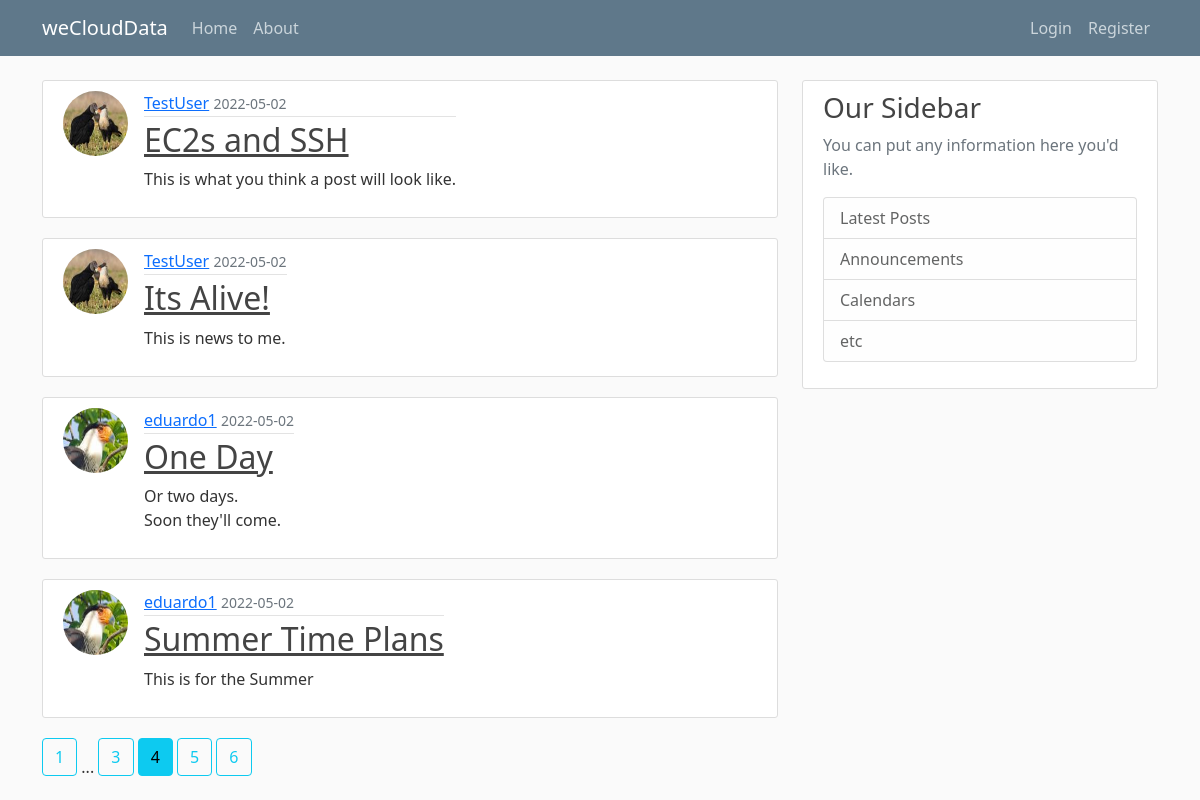
/home?page=4, run on the app's committed database.
### weblog/models.py (models this page shows, shortened)
class Post(db.Model):
    id = db.Column(db.Integer, primary_key=True)
    title = db.Column(db.String(100), nullable=False)
    date_posted = db.Column(db.DateTime, nullable=False,
                            default=datetime.utcnow)
    content = db.Column(db.Text, nullable=False)
    user_id = db.Column(db.Integer, db.ForeignKey('user.id'), nullable=False)

class User(db.Model, UserMixin):
    id = db.Column(db.Integer, primary_key=True)
    username = db.Column(db.String(20), unique=True, nullable=False)
    email = db.Column(db.String(120), unique=True, nullable=False)
    image_file = db.Column(db.String(20), nullable=False,
                           default='default.jpg')
    password = db.Column(db.String(60), nullable=False)
    posts = db.relationship('Post', backref='author', lazy=True)

### weblog/main/routes.py (the view)
@main.route("/")
@main.route("/home")
def home():
    page = request.args.get('page', 1, type=int)
    posts = Post.query.order_by(Post.date_posted.desc()).paginate(per_page=4, page=page)
    return render_template('home.html', posts=posts)

### weblog/templates/home.html
{% extends "layout.html" %}
{% block content %}
    {% for post in posts.items %}
        <article class="media content-section post-home">
            <img src="{{ url_for('static', filename='profiles/' + post.author.image_file) }}"  class="rounded-circle article-img">
            <div class="media-body">
                <div class="article-metadata">
                    <a class="mr-2" href="{{ url_for('users.user_posts', username=post.author.username) }}">{{ post.author.username }}</a>
                    <small class="text-muted">{{ post.date_posted.strftime('%Y-%m-%d') }}</small>
                </div>
                <h2><a class="article-title" href="{{ url_for('posts.post', post_id=post.id) }}">{{ post.title }}</a></h2>
                <p class="article-content">{{ post.content }}</p>
            </div>
      </article>
    {% endfor %}
    {% for page_num in posts.iter_pages(left_edge=1, right_edge=1, left_current=1, right_current=2) %}
        {% if page_num %}
            {% if posts.page == page_num %}
                <a class="btn btn-info mb-4" href="{{ url_for('main.home', page=page_num) }}">{{ page_num }}</a>
            {% else %}
                <a class="btn btn-outline-info mb-4" href="{{ url_for('main.home', page=page_num) }}">{{ page_num }}</a>
            {% endif %}
        {% else %}
            ...
        {% endif %}
    {% endfor %}
{% endblock content %}

### weblog/static/main.css (style rules this page uses)
body { background: #fafafa; color: #333333; margin-top: 5rem; }
h1, h2, h3, h4, h5, h6 { color: #444444; }
.content-section { background: #ffffff; padding: 10px 20px; border: 1px solid #dddddd; border-radius: 3px; margin-bottom: 20px; }
.article-title { color: #444444; }
.article-content { white-space: pre-line; }
.article-img { height: 65px; width: 65px; margin-right: 16px; }
.article-metadata { padding-bottom: 1px; margin-bottom: 4px; border-bottom: 1px solid #e3e3e3 }
.post-home { display: flex; align-items: flex-start; }

### data on the page
Post: image_file (picture), author.username "TestUser", date_posted "2022-05-02", title "EC2s and SSH", content "This is what you think a post will look like."
Post: image_file (picture), author.username "TestUser", date_posted "2022-05-02", title "Its Alive!", content "This is news to me."
Post: image_file (picture), author.username "eduardo1", date_posted "2022-05-02", title "One Day", content "Or two days. Soon they'll come."
Post: image_file (picture), author.username "eduardo1", date_posted "2022-05-02", title "Summer Time Plans", content "This is for the Summer"

### other printed values
{{ page_num }} "1" "3" "5" "6"
{{ page_num }} "4"
